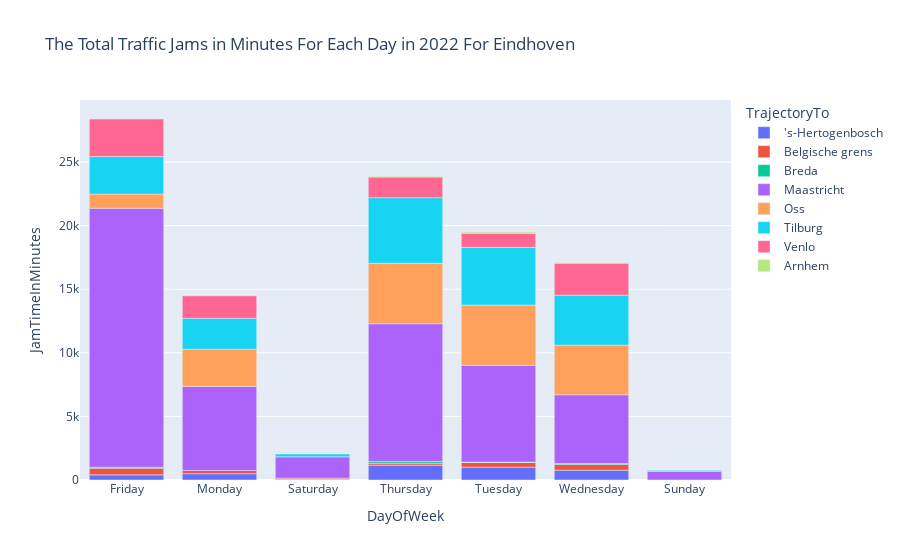

Notebook code for this chart:
### Code cell
plt.figure(figsize=(20,10))
graph = px.bar(rws_eindhoven_day_month, x='DayOfWeek', y='JamTimeInMinutes', color='TrajectoryTo', title='The Total Traffic Jams in Minutes For Each Day in 2022 For Eindhoven')
graph.show()

### Figure 1 — Plotly figure (JSON) as saved in the notebook; plotly's stock layout.template omitted (floating-point values rounded to 4 significant figures)
{"data": [{"alignmentgroup": "True", "hovertemplate": "TrajectoryTo='s-Hertogenbosch<br>DayOfWeek=%{x}<br>JamTimeInMinutes=%{y}<extra></extra>", "legendgroup": "'s-Hertogenbosch", "marker": {"color": "#636efa", "pattern": {"shape": ""}}, "name": "'s-Hertogenbosch", "offsetgroup": "'s-Hertogenbosch", "orientation": "v", "showlegend": true, "textposition": "auto", "type": "bar", "x": ["Friday", "Monday", "Saturday", "Thursday", "Tuesday", "Wednesday"], "xaxis": "x", "y": [403.0, 499.3, 40.47, 1165.0, 1009.0, 771.3], "yaxis": "y"}, {"alignmentgroup": "True", "hovertemplate": "TrajectoryTo=Belgische grens<br>DayOfWeek=%{x}<br>JamTimeInMinutes=%{y}<extra></extra>", "legendgroup": "Belgische grens", "marker": {"color": "#EF553B", "pattern": {"shape": ""}}, "name": "Belgische grens", "offsetgroup": "Belgische grens", "orientation": "v", "showlegend": true, "textposition": "auto", "type": "bar", "x": ["Friday", "Monday", "Saturday", "Thursday", "Tuesday", "Wednesday"], "xaxis": "x", "y": [516.3, 253.4, 103.1, 151.5, 367.4, 454.8], "yaxis": "y"}, {"alignmentgroup": "True", "hovertemplate": "TrajectoryTo=Breda<br>DayOfWeek=%{x}<br>JamTimeInMinutes=%{y}<extra></extra>", "legendgroup": "Breda", "marker": {"color": "#00cc96", "pattern": {"shape": ""}}, "name": "Breda", "offsetgroup": "Breda", "orientation": "v", "showlegend": true, "textposition": "auto", "type": "bar", "x": ["Friday", "Thursday", "Tuesday", "Wednesday"], "xaxis": "x", "y": [87.25, 145.0, 31.72, 69.38], "yaxis": "y"}, {"alignmentgroup": "True", "hovertemplate": "TrajectoryTo=Maastricht<br>DayOfWeek=%{x}<br>JamTimeInMinutes=%{y}<extra></extra>", "legendgroup": "Maastricht", "marker": {"color": "#ab63fa", "pattern": {"shape": ""}}, "name": "Maastricht", "offsetgroup": "Maastricht", "orientation": "v", "showlegend": true, "textposition": "auto", "type": "bar", "x": ["Friday", "Monday", "Saturday", "Sunday", "Thursday", "Tuesday", "Wednesday"], "xaxis": "x", "y": [20360.0, 6608.0, 1675.0, 680.1, 10820.0, 7609.0, 5405.0], "yaxis": "y"}, {"alignmentgroup": "True", "hovertemplate": "TrajectoryTo=Oss<br>DayOfWeek=%{x}<br>JamTimeInMinutes=%{y}<extra></extra>", "legendgroup": "Oss", "marker": {"color": "#FFA15A", "pattern": {"shape": ""}}, "name": "Oss", "offsetgroup": "Oss", "orientation": "v", "showlegend": true, "textposition": "auto", "type": "bar", "x": ["Friday", "Monday", "Thursday", "Tuesday", "Wednesday"], "xaxis": "x", "y": [1116.0, 2925.0, 4752.0, 4734.0, 3901.0], "yaxis": "y"}, {"alignmentgroup": "True", "hovertemplate": "TrajectoryTo=Tilburg<br>DayOfWeek=%{x}<br>JamTimeInMinutes=%{y}<extra></extra>", "legendgroup": "Tilburg", "marker": {"color": "#19d3f3", "pattern": {"shape": ""}}, "name": "Tilburg", "offsetgroup": "Tilburg", "orientation": "v", "showlegend": true, "textposition": "auto", "type": "bar", "x": ["Friday", "Monday", "Saturday", "Sunday", "Thursday", "Tuesday", "Wednesday"], "xaxis": "x", "y": [2946.0, 2430.0, 226.8, 99.07, 5162.0, 4539.0, 3933.0], "yaxis": "y"}, {"alignmentgroup": "True", "hovertemplate": "TrajectoryTo=Venlo<br>DayOfWeek=%{x}<br>JamTimeInMinutes=%{y}<extra></extra>", "legendgroup": "Venlo", "marker": {"color": "#FF6692", "pattern": {"shape": ""}}, "name": "Venlo", "offsetgroup": "Venlo", "orientation": "v", "showlegend": true, "textposition": "auto", "type": "bar", "x": ["Friday", "Monday", "Sunday", "Thursday", "Tuesday", "Wednesday"], "xaxis": "x", "y": [2955.0, 1775.0, 11.77, 1623.0, 1109.0, 2511.0], "yaxis": "y"}, {"alignmentgroup": "True", "hovertemplate": "TrajectoryTo=Arnhem<br>DayOfWeek=%{x}<br>JamTimeInMinutes=%{y}<extra></extra>", "legendgroup": "Arnhem", "marker": {"color": "#B6E880", "pattern": {"shape": ""}}, "name": "Arnhem", "offsetgroup": "Arnhem", "orientation": "v", "showlegend": true, "textposition": "auto", "type": "bar", "x": ["Monday", "Thursday", "Tuesday", "Wednesday"], "xaxis": "x", "y": [44.47, 62.77, 90.72, 58.13], "yaxis": "y"}], "layout": {"barmode": "relative", "legend": {"title": {"text": "TrajectoryTo"}, "tracegroupgap": 0}, "title": {"text": "The Total Traffic Jams in Minutes For Each Day in 2022 For Eindhoven"}, "xaxis": {"anchor": "y", "domain": [0, 1], "title": {"text": "DayOfWeek"}}, "yaxis": {"anchor": "x", "domain": [0, 1], "title": {"text": "JamTimeInMinutes"}}}}
